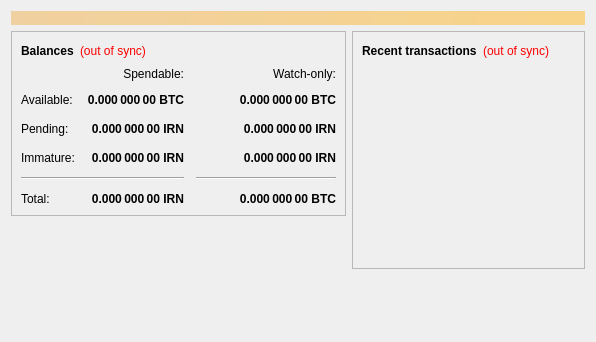
<?xml version="1.0" encoding="UTF-8"?>
<ui version="4.0">
 <class>OverviewPage</class>
 <widget class="QWidget" name="OverviewPage">
  <property name="geometry">
   <rect>
    <x>0</x>
    <y>0</y>
    <width>596</width>
    <height>342</height>
   </rect>
  </property>
  <property name="windowTitle">
   <string>Form</string>
  </property>
  <layout class="QVBoxLayout" name="topLayout">
   <item>
    <widget class="QLabel" name="labelAlerts">
     <property name="visible">
      <bool>false</bool>
     </property>
     <property name="styleSheet">
      <string notr="true">background-color: qlineargradient(x1: 0, y1: 0, x2: 1, y2: 0, stop:0 #F0D0A0, stop:1 #F8D488); color:#000000;</string>
     </property>
     <property name="wordWrap">
      <bool>true</bool>
     </property>
     <property name="margin">
      <number>3</number>
     </property>
    </widget>
   </item>
   <item>
    <layout class="QHBoxLayout" name="horizontalLayout" stretch="1,1">
     <item>
      <layout class="QVBoxLayout" name="verticalLayout_2">
       <item>
        <widget class="QFrame" name="frame">
         <property name="frameShape">
          <enum>QFrame::StyledPanel</enum>
         </property>
         <property name="frameShadow">
          <enum>QFrame::Raised</enum>
         </property>
         <layout class="QVBoxLayout" name="verticalLayout_4">
          <item>
           <layout class="QHBoxLayout" name="horizontalLayout_4">
            <item>
             <widget class="QLabel" name="label_5">
              <property name="font">
               <font>
                <weight>75</weight>
                <bold>true</bold>
               </font>
              </property>
              <property name="text">
               <string>Balances</string>
              </property>
             </widget>
            </item>
            <item>
             <widget class="QLabel" name="labelWalletStatus">
              <property name="cursor">
               <cursorShape>WhatsThisCursor</cursorShape>
              </property>
              <property name="toolTip">
               <string>The displayed information may be out of date. Your wallet automatically synchronizes with the Iron network after a connection is established, but this process has not completed yet.</string>
              </property>
              <property name="styleSheet">
               <string notr="true">QLabel { color: red; }</string>
              </property>
              <property name="text">
               <string notr="true">(out of sync)</string>
              </property>
              <property name="alignment">
               <set>Qt::AlignLeading|Qt::AlignLeft|Qt::AlignVCenter</set>
              </property>
             </widget>
            </item>
            <item>
             <spacer name="horizontalSpacer_3">
              <property name="orientation">
               <enum>Qt::Horizontal</enum>
              </property>
              <property name="sizeHint" stdset="0">
               <size>
                <width>40</width>
                <height>20</height>
               </size>
              </property>
             </spacer>
            </item>
           </layout>
          </item>
          <item>
           <layout class="QGridLayout" name="gridLayout">
            <property name="spacing">
             <number>12</number>
            </property>
            <item row="2" column="2">
             <widget class="QLabel" name="labelWatchPending">
              <property name="font">
               <font>
                <weight>75</weight>
                <bold>true</bold>
               </font>
              </property>
              <property name="cursor">
               <cursorShape>IBeamCursor</cursorShape>
              </property>
              <property name="toolTip">
               <string>Unconfirmed transactions to watch-only addresses</string>
              </property>
              <property name="text">
               <string notr="true">0.000 000 00 IRN</string>
              </property>
              <property name="alignment">
               <set>Qt::AlignRight|Qt::AlignTrailing|Qt::AlignVCenter</set>
              </property>
              <property name="textInteractionFlags">
               <set>Qt::LinksAccessibleByMouse|Qt::TextSelectableByKeyboard|Qt::TextSelectableByMouse</set>
              </property>
             </widget>
            </item>
            <item row="2" column="1">
             <widget class="QLabel" name="labelUnconfirmed">
              <property name="font">
               <font>
                <weight>75</weight>
                <bold>true</bold>
               </font>
              </property>
              <property name="cursor">
               <cursorShape>IBeamCursor</cursorShape>
              </property>
              <property name="toolTip">
               <string>Total of transactions that have yet to be confirmed, and do not yet count toward the spendable balance</string>
              </property>
              <property name="text">
               <string notr="true">0.000 000 00 IRN</string>
              </property>
              <property name="alignment">
               <set>Qt::AlignRight|Qt::AlignTrailing|Qt::AlignVCenter</set>
              </property>
              <property name="textInteractionFlags">
               <set>Qt::LinksAccessibleByMouse|Qt::TextSelectableByKeyboard|Qt::TextSelectableByMouse</set>
              </property>
             </widget>
            </item>
            <item row="3" column="2">
             <widget class="QLabel" name="labelWatchImmature">
              <property name="font">
               <font>
                <weight>75</weight>
                <bold>true</bold>
               </font>
              </property>
              <property name="cursor">
               <cursorShape>IBeamCursor</cursorShape>
              </property>
              <property name="toolTip">
               <string>Mined balance in watch-only addresses that has not yet matured</string>
              </property>
              <property name="text">
               <string notr="true">0.000 000 00 IRN</string>
              </property>
              <property name="alignment">
               <set>Qt::AlignRight|Qt::AlignTrailing|Qt::AlignVCenter</set>
              </property>
              <property name="textInteractionFlags">
               <set>Qt::LinksAccessibleByMouse|Qt::TextSelectableByKeyboard|Qt::TextSelectableByMouse</set>
              </property>
             </widget>
            </item>
            <item row="4" column="0" colspan="2">
             <widget class="Line" name="line">
              <property name="orientation">
               <enum>Qt::Horizontal</enum>
              </property>
             </widget>
            </item>
            <item row="4" column="2">
             <widget class="Line" name="lineWatchBalance">
              <property name="sizePolicy">
               <sizepolicy hsizetype="Preferred" vsizetype="Fixed">
                <horstretch>0</horstretch>
                <verstretch>0</verstretch>
               </sizepolicy>
              </property>
              <property name="minimumSize">
               <size>
                <width>140</width>
                <height>0</height>
               </size>
              </property>
              <property name="orientation">
               <enum>Qt::Horizontal</enum>
              </property>
             </widget>
            </item>
            <item row="5" column="0">
             <widget class="QLabel" name="labelTotalText">
              <property name="text">
               <string>Total:</string>
              </property>
             </widget>
            </item>
            <item row="3" column="1">
             <widget class="QLabel" name="labelImmature">
              <property name="font">
               <font>
                <weight>75</weight>
                <bold>true</bold>
               </font>
              </property>
              <property name="cursor">
               <cursorShape>IBeamCursor</cursorShape>
              </property>
              <property name="toolTip">
               <string>Mined balance that has not yet matured</string>
              </property>
              <property name="text">
               <string notr="true">0.000 000 00 IRN</string>
              </property>
              <property name="alignment">
               <set>Qt::AlignRight|Qt::AlignTrailing|Qt::AlignVCenter</set>
              </property>
              <property name="textInteractionFlags">
               <set>Qt::LinksAccessibleByMouse|Qt::TextSelectableByKeyboard|Qt::TextSelectableByMouse</set>
              </property>
             </widget>
            </item>
            <item row="2" column="3">
             <spacer name="horizontalSpacer_2">
              <property name="orientation">
               <enum>Qt::Horizontal</enum>
              </property>
              <property name="sizeHint" stdset="0">
               <size>
                <width>40</width>
                <height>20</height>
               </size>
              </property>
             </spacer>
            </item>
            <item row="3" column="0">
             <widget class="QLabel" name="labelImmatureText">
              <property name="text">
               <string>Immature:</string>
              </property>
             </widget>
            </item>
            <item row="5" column="1">
             <widget class="QLabel" name="labelTotal">
              <property name="font">
               <font>
                <weight>75</weight>
                <bold>true</bold>
               </font>
              </property>
              <property name="cursor">
               <cursorShape>IBeamCursor</cursorShape>
              </property>
              <property name="toolTip">
               <string>Your current total balance</string>
              </property>
              <property name="text">
               <string notr="true">0.000 000 00 IRN</string>
              </property>
              <property name="alignment">
               <set>Qt::AlignRight|Qt::AlignTrailing|Qt::AlignVCenter</set>
              </property>
              <property name="textInteractionFlags">
               <set>Qt::LinksAccessibleByMouse|Qt::TextSelectableByKeyboard|Qt::TextSelectableByMouse</set>
              </property>
             </widget>
            </item>
            <item row="5" column="2">
             <widget class="QLabel" name="labelWatchTotal">
              <property name="font">
               <font>
                <weight>75</weight>
                <bold>true</bold>
               </font>
              </property>
              <property name="cursor">
               <cursorShape>IBeamCursor</cursorShape>
              </property>
              <property name="toolTip">
               <string>Current total balance in watch-only addresses</string>
              </property>
              <property name="text">
               <string notr="true">0.000 000 00 BTC</string>
              </property>
              <property name="alignment">
               <set>Qt::AlignRight|Qt::AlignTrailing|Qt::AlignVCenter</set>
              </property>
              <property name="textInteractionFlags">
               <set>Qt::LinksAccessibleByMouse|Qt::TextSelectableByKeyboard|Qt::TextSelectableByMouse</set>
              </property>
             </widget>
            </item>
            <item row="0" column="2">
             <widget class="QLabel" name="labelWatchonly">
              <property name="text">
               <string>Watch-only:</string>
              </property>
              <property name="alignment">
               <set>Qt::AlignRight|Qt::AlignTrailing|Qt::AlignVCenter</set>
              </property>
             </widget>
            </item>
            <item row="1" column="0">
             <widget class="QLabel" name="labelBalanceText">
              <property name="text">
               <string>Available:</string>
              </property>
             </widget>
            </item>
            <item row="1" column="1">
             <widget class="QLabel" name="labelBalance">
              <property name="font">
               <font>
                <weight>75</weight>
                <bold>true</bold>
               </font>
              </property>
              <property name="cursor">
               <cursorShape>IBeamCursor</cursorShape>
              </property>
              <property name="toolTip">
               <string>Your current spendable balance</string>
              </property>
              <property name="text">
               <string notr="true">0.000 000 00 BTC</string>
              </property>
              <property name="alignment">
               <set>Qt::AlignRight|Qt::AlignTrailing|Qt::AlignVCenter</set>
              </property>
              <property name="textInteractionFlags">
               <set>Qt::LinksAccessibleByMouse|Qt::TextSelectableByKeyboard|Qt::TextSelectableByMouse</set>
              </property>
             </widget>
            </item>
            <item row="1" column="2">
             <widget class="QLabel" name="labelWatchAvailable">
              <property name="font">
               <font>
                <weight>75</weight>
                <bold>true</bold>
               </font>
              </property>
              <property name="cursor">
               <cursorShape>IBeamCursor</cursorShape>
              </property>
              <property name="toolTip">
               <string>Your current balance in watch-only addresses</string>
              </property>
              <property name="text">
               <string notr="true">0.000 000 00 BTC</string>
              </property>
              <property name="alignment">
               <set>Qt::AlignRight|Qt::AlignTrailing|Qt::AlignVCenter</set>
              </property>
              <property name="textInteractionFlags">
               <set>Qt::LinksAccessibleByMouse|Qt::TextSelectableByKeyboard|Qt::TextSelectableByMouse</set>
              </property>
             </widget>
            </item>
            <item row="2" column="0">
             <widget class="QLabel" name="labelPendingText">
              <property name="text">
               <string>Pending:</string>
              </property>
             </widget>
            </item>
            <item row="0" column="1">
             <widget class="QLabel" name="labelSpendable">
              <property name="text">
               <string>Spendable:</string>
              </property>
              <property name="alignment">
               <set>Qt::AlignRight|Qt::AlignTrailing|Qt::AlignVCenter</set>
              </property>
             </widget>
            </item>
           </layout>
          </item>
         </layout>
        </widget>
       </item>
       <item>
        <spacer name="verticalSpacer">
         <property name="orientation">
          <enum>Qt::Vertical</enum>
         </property>
         <property name="sizeHint" stdset="0">
          <size>
           <width>20</width>
           <height>40</height>
          </size>
         </property>
        </spacer>
       </item>
      </layout>
     </item>
     <item>
      <layout class="QVBoxLayout" name="verticalLayout_3">
       <item>
        <widget class="QFrame" name="frame_2">
         <property name="frameShape">
          <enum>QFrame::StyledPanel</enum>
         </property>
         <property name="frameShadow">
          <enum>QFrame::Raised</enum>
         </property>
         <layout class="QVBoxLayout" name="verticalLayout">
          <item>
           <layout class="QHBoxLayout" name="horizontalLayout_2">
            <item>
             <widget class="QLabel" name="label_4">
              <property name="font">
               <font>
                <weight>75</weight>
                <bold>true</bold>
               </font>
              </property>
              <property name="text">
               <string>Recent transactions</string>
              </property>
             </widget>
            </item>
            <item>
             <widget class="QLabel" name="labelTransactionsStatus">
              <property name="cursor">
               <cursorShape>WhatsThisCursor</cursorShape>
              </property>
              <property name="toolTip">
               <string>The displayed information may be out of date. Your wallet automatically synchronizes with the Iron network after a connection is established, but this process has not completed yet.</string>
              </property>
              <property name="styleSheet">
               <string notr="true">QLabel { color: red; }</string>
              </property>
              <property name="text">
               <string notr="true">(out of sync)</string>
              </property>
              <property name="alignment">
               <set>Qt::AlignRight|Qt::AlignTrailing|Qt::AlignVCenter</set>
              </property>
             </widget>
            </item>
            <item>
             <spacer name="horizontalSpacer">
              <property name="orientation">
               <enum>Qt::Horizontal</enum>
              </property>
              <property name="sizeHint" stdset="0">
               <size>
                <width>40</width>
                <height>20</height>
               </size>
              </property>
             </spacer>
            </item>
           </layout>
          </item>
          <item>
           <widget class="QListView" name="listTransactions">
            <property name="styleSheet">
             <string notr="true">QListView { background: transparent; }</string>
            </property>
            <property name="frameShape">
             <enum>QFrame::NoFrame</enum>
            </property>
            <property name="verticalScrollBarPolicy">
             <enum>Qt::ScrollBarAlwaysOff</enum>
            </property>
            <property name="horizontalScrollBarPolicy">
             <enum>Qt::ScrollBarAlwaysOff</enum>
            </property>
            <property name="selectionMode">
             <enum>QAbstractItemView::NoSelection</enum>
            </property>
           </widget>
          </item>
         </layout>
        </widget>
       </item>
       <item>
        <spacer name="verticalSpacer_2">
         <property name="orientation">
          <enum>Qt::Vertical</enum>
         </property>
         <property name="sizeHint" stdset="0">
          <size>
           <width>20</width>
           <height>40</height>
          </size>
         </property>
        </spacer>
       </item>
      </layout>
     </item>
    </layout>
   </item>
  </layout>
 </widget>
 <resources/>
 <connections/>
</ui>
